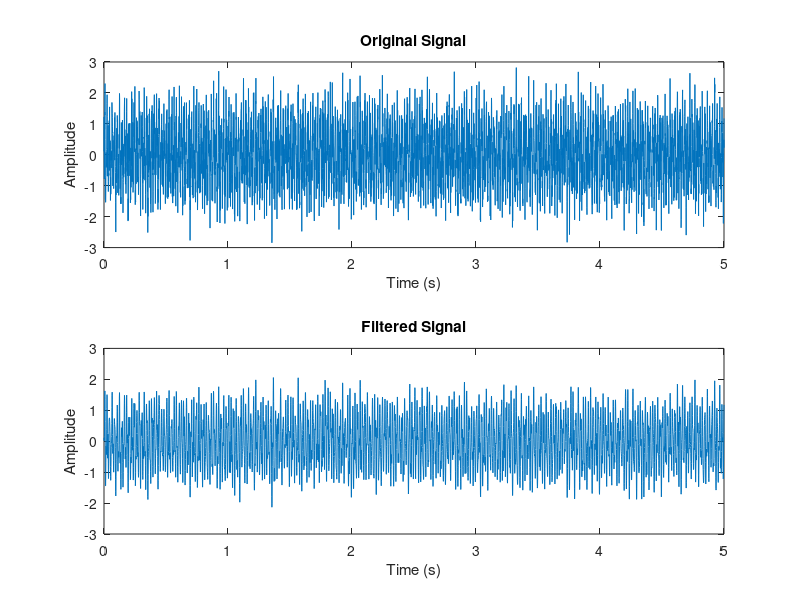
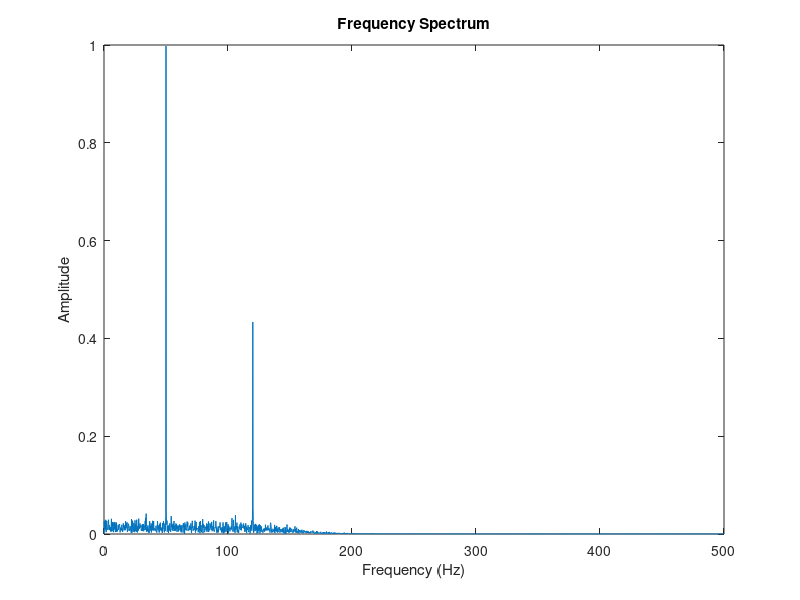

Reproduce these figures in MATLAB, in order. (Note: this script raises an error after producing the figures.)
% Generate a complex signal (sum of sine waves + noise)
fs = 1000; % Sampling frequency
t = 0:1/fs:5; % Time vector
frequencies = [50, 120, 250]; % Frequencies of the sine waves
amplitudes = [1, 0.5, 0.3]; % Amplitudes of the sine waves
phases = [0, 2/3*pi, 13/6*pi]; % Phase offsets for each sine wave
num_sines = length(frequencies);
signal = zeros(size(t));

for i = 1:num_sines
    signal = signal + amplitudes(i) * sin(2*pi*frequencies(i) * t + phases(i));
end

% Add noise
noise_amplitude = 0.5;
signal = signal + noise_amplitude * randn(size(t));

% Preprocessing: Remove DC offset
signal = signal - mean(signal);

% Design a low-pass Butterworth filter
cutoff_frequency = 150; % Cutoff frequency for the filter
order = 4; % Filter order
[b, a] = butter(order, cutoff_frequency/(0.5*fs), 'low');

% Apply the filter to the signal
filtered_signal = filtfilt(b, a, signal);

% Plot the original and filtered signals
figure;
subplot(2,1,1);
plot(t, signal);
title('Original Signal');
xlabel('Time (s)');
ylabel('Amplitude');
subplot(2,1,2);
plot(t, filtered_signal);
title('Filtered Signal');
xlabel('Time (s)');
ylabel('Amplitude');

% Frequency analysis
N = length(filtered_signal);
frequency_spectrum = abs(fft(filtered_signal));
frequencies = linspace(0, fs/2, N/2 + 1);

% Calculate statistical features
mean_value = mean(filtered_signal);
std_deviation = std(filtered_signal);
skewness_value = skewness(filtered_signal);
kurtosis_value = kurtosis(filtered_signal);

% Analyze time-domain characteristics
[~, peak_index] = max(filtered_signal);
rise_time = t(peak_index) - t(find(filtered_signal > 0.1*max(filtered_signal), 1, 'first'));
decay_time = t(find(filtered_signal < 0.1*max(filtered_signal), 1, 'last')) - t(peak_index);

% Display results
disp('Statistical Features:');
disp(['Mean: ', num2str(mean_value)]);
disp(['Standard Deviation: ', num2str(std_deviation)]);
disp(['Skewness: ', num2str(skewness_value)]);
disp(['Kurtosis: ', num2str(kurtosis_value)]);
disp('Time-Domain Characteristics:');
disp(['Rise Time: ', num2str(rise_time)]);
disp(['Decay Time: ', num2str(decay_time)]);

% Plot frequency spectrum
figure;
plot(frequencies, 2/N * frequency_spectrum(1:N/2 + 1));
title('Frequency Spectrum');
xlabel('Frequency (Hz)');
ylabel('Amplitude');

% Spectrogram
figure;
spectrogram(filtered_signal, 256, 250, [], fs, 'yaxis');
title('Spectrogram');
